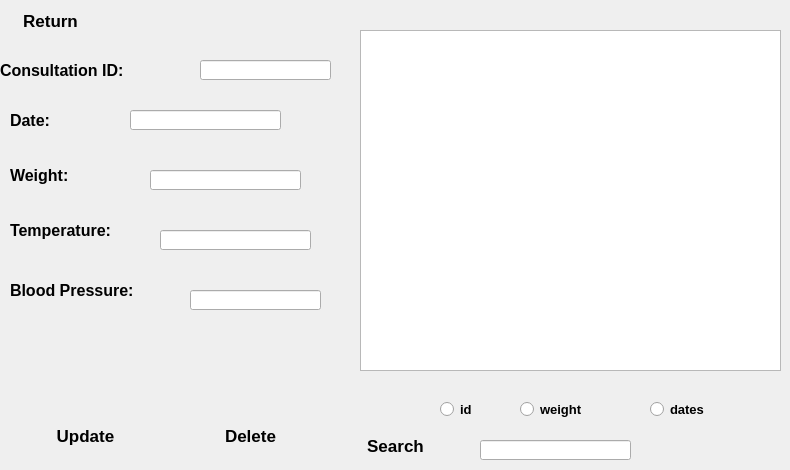
   <widget class="QWidget" name="page_3">
    <widget class="QTableView" name="tableView">
     <property name="geometry">
      <rect>
       <x>360</x>
       <y>30</y>
       <width>421</width>
       <height>341</height>
      </rect>
     </property>
     <property name="styleSheet">
      <string notr="true">background-image: url(:/img/white.jpg);</string>
     </property>
    </widget>
    <widget class="QLabel" name="label_7">
     <property name="geometry">
      <rect>
       <x>0</x>
       <y>60</y>
       <width>181</width>
       <height>21</height>
      </rect>
     </property>
     <property name="font">
      <font>
       <pointsize>12</pointsize>
       <weight>75</weight>
       <bold>true</bold>
      </font>
     </property>
     <property name="text">
      <string>Consultation ID:</string>
     </property>
    </widget>
    <widget class="QLabel" name="label_8">
     <property name="geometry">
      <rect>
       <x>10</x>
       <y>110</y>
       <width>81</width>
       <height>21</height>
      </rect>
     </property>
     <property name="font">
      <font>
       <pointsize>12</pointsize>
       <weight>75</weight>
       <bold>true</bold>
      </font>
     </property>
     <property name="text">
      <string>Date:</string>
     </property>
    </widget>
    <widget class="QLabel" name="label_9">
     <property name="geometry">
      <rect>
       <x>10</x>
       <y>160</y>
       <width>91</width>
       <height>31</height>
      </rect>
     </property>
     <property name="font">
      <font>
       <pointsize>12</pointsize>
       <weight>75</weight>
       <bold>true</bold>
      </font>
     </property>
     <property name="text">
      <string>Weight:</string>
     </property>
    </widget>
    <widget class="QLabel" name="label_10">
     <property name="geometry">
      <rect>
       <x>10</x>
       <y>220</y>
       <width>151</width>
       <height>21</height>
      </rect>
     </property>
     <property name="font">
      <font>
       <pointsize>12</pointsize>
       <weight>75</weight>
       <bold>true</bold>
      </font>
     </property>
     <property name="text">
      <string>Temperature:</string>
     </property>
    </widget>
    <widget class="QLabel" name="label_11">
     <property name="geometry">
      <rect>
       <x>10</x>
       <y>280</y>
       <width>181</width>
       <height>21</height>
      </rect>
     </property>
     <property name="font">
      <font>
       <pointsize>12</pointsize>
       <weight>75</weight>
       <bold>true</bold>
      </font>
     </property>
     <property name="text">
      <string>Blood Pressure:</string>
     </property>
    </widget>
    <widget class="QLineEdit" name="lineEditconsultationid_2">
     <property name="geometry">
      <rect>
       <x>200</x>
       <y>60</y>
       <width>131</width>
       <height>20</height>
      </rect>
     </property>
    </widget>
    <widget class="QLineEdit" name="lineEdit_bloodpressure_2">
     <property name="geometry">
      <rect>
       <x>190</x>
       <y>290</y>
       <width>131</width>
       <height>20</height>
      </rect>
     </property>
    </widget>
    <widget class="QLineEdit" name="lineEdit_weight_2">
     <property name="geometry">
      <rect>
       <x>150</x>
       <y>170</y>
       <width>151</width>
       <height>20</height>
      </rect>
     </property>
    </widget>
    <widget class="QLineEdit" name="lineEdit_date_2">
     <property name="geometry">
      <rect>
       <x>130</x>
       <y>110</y>
       <width>151</width>
       <height>20</height>
      </rect>
     </property>
    </widget>
    <widget class="QLineEdit" name="lineEdit_temperature_2">
     <property name="geometry">
      <rect>
       <x>160</x>
       <y>230</y>
       <width>151</width>
       <height>20</height>
      </rect>
     </property>
    </widget>
    <widget class="QPushButton" name="pushButton_updatep3">
     <property name="geometry">
      <rect>
       <x>30</x>
       <y>420</y>
       <width>111</width>
       <height>31</height>
      </rect>
     </property>
     <property name="font">
      <font>
       <pointsize>13</pointsize>
       <weight>75</weight>
       <bold>true</bold>
      </font>
     </property>
     <property name="styleSheet">
      <string notr="true">QPushButton{

     background: qlineargradient(x1: 0, y1: 0, x2: 0, y2: 1,
                                 stop: 0 #f7f7f7, stop: 0.4 #f0f0f0,
                                 stop: 0.5 #e8e8e8, stop: 1.0 #dcdcdc);
border-radius:5px;
border-radius:5px;

}



QPushButton:hover{
background:   qlineargradient(x1: 0, y1: 0, x2: 0, y2: 1,
                                 stop: 0 #1b83fe, stop: 0.4 #4399fe,
                                 stop: 0.5 #5da7fe, stop: 1.0 #77b5fe);
color:white;
}</string>
     </property>
     <property name="text">
      <string>Update</string>
     </property>
    </widget>
    <widget class="QPushButton" name="pushButton_deletep3">
     <property name="geometry">
      <rect>
       <x>190</x>
       <y>420</y>
       <width>121</width>
       <height>31</height>
      </rect>
     </property>
     <property name="font">
      <font>
       <pointsize>13</pointsize>
       <weight>75</weight>
       <bold>true</bold>
      </font>
     </property>
     <property name="styleSheet">
      <string notr="true">QPushButton{

     background: qlineargradient(x1: 0, y1: 0, x2: 0, y2: 1,
                                 stop: 0 #f7f7f7, stop: 0.4 #f0f0f0,
                                 stop: 0.5 #e8e8e8, stop: 1.0 #dcdcdc);
border-radius:5px;
border-radius:5px;

}



QPushButton:hover{
background:   qlineargradient(x1: 0, y1: 0, x2: 0, y2: 1,
                                 stop: 0 #1b83fe, stop: 0.4 #4399fe,
                                 stop: 0.5 #5da7fe, stop: 1.0 #77b5fe);
color:white;
}</string>
     </property>
     <property name="text">
      <string>Delete</string>
     </property>
    </widget>
    <widget class="QPushButton" name="pushButton_backp3">
     <property name="geometry">
      <rect>
       <x>10</x>
       <y>10</y>
       <width>81</width>
       <height>21</height>
      </rect>
     </property>
     <property name="font">
      <font>
       <pointsize>13</pointsize>
       <weight>75</weight>
       <bold>true</bold>
      </font>
     </property>
     <property name="styleSheet">
      <string notr="true">QPushButton{

     background: qlineargradient(x1: 0, y1: 0, x2: 0, y2: 1,
                                 stop: 0 #f7f7f7, stop: 0.4 #f0f0f0,
                                 stop: 0.5 #e8e8e8, stop: 1.0 #dcdcdc);
border-radius:5px;
border-radius:5px;

}



QPushButton:hover{
background:   qlineargradient(x1: 0, y1: 0, x2: 0, y2: 1,
                                 stop: 0 #1b83fe, stop: 0.4 #4399fe,
                                 stop: 0.5 #5da7fe, stop: 1.0 #77b5fe);
color:white;
}</string>
     </property>
     <property name="text">
      <string>Return</string>
     </property>
    </widget>
    <widget class="QPushButton" name="pushButtonsearch">
     <property name="geometry">
      <rect>
       <x>340</x>
       <y>430</y>
       <width>111</width>
       <height>31</height>
      </rect>
     </property>
     <property name="font">
      <font>
       <pointsize>13</pointsize>
       <weight>75</weight>
       <bold>true</bold>
      </font>
     </property>
     <property name="styleSheet">
      <string notr="true">QPushButton{

     background: qlineargradient(x1: 0, y1: 0, x2: 0, y2: 1,
                                 stop: 0 #f7f7f7, stop: 0.4 #f0f0f0,
                                 stop: 0.5 #e8e8e8, stop: 1.0 #dcdcdc);
border-radius:5px;
border-radius:5px;

}



QPushButton:hover{
background:   qlineargradient(x1: 0, y1: 0, x2: 0, y2: 1,
                                 stop: 0 #1b83fe, stop: 0.4 #4399fe,
                                 stop: 0.5 #5da7fe, stop: 1.0 #77b5fe);
color:white;
}</string>
     </property>
     <property name="text">
      <string>Search</string>
     </property>
    </widget>
    <widget class="QLineEdit" name="lineEditsearch">
     <property name="geometry">
      <rect>
       <x>480</x>
       <y>440</y>
       <width>151</width>
       <height>20</height>
      </rect>
     </property>
    </widget>
    <widget class="QRadioButton" name="radioButtonid">
     <property name="geometry">
      <rect>
       <x>440</x>
       <y>400</y>
       <width>41</width>
       <height>18</height>
      </rect>
     </property>
     <property name="font">
      <font>
       <pointsize>10</pointsize>
       <weight>75</weight>
       <bold>true</bold>
      </font>
     </property>
     <property name="text">
      <string>id</string>
     </property>
    </widget>
    <widget class="QRadioButton" name="radioButtonweight">
     <property name="geometry">
      <rect>
       <x>520</x>
       <y>400</y>
       <width>91</width>
       <height>18</height>
      </rect>
     </property>
     <property name="font">
      <font>
       <pointsize>10</pointsize>
       <weight>75</weight>
       <bold>true</bold>
      </font>
     </property>
     <property name="text">
      <string>weight</string>
     </property>
    </widget>
    <widget class="QRadioButton" name="radioButtondates">
     <property name="geometry">
      <rect>
       <x>650</x>
       <y>400</y>
       <width>81</width>
       <height>18</height>
      </rect>
     </property>
     <property name="font">
      <font>
       <pointsize>10</pointsize>
       <weight>75</weight>
       <bold>true</bold>
      </font>
     </property>
     <property name="text">
      <string>dates</string>
     </property>
    </widget>
   </widget>
